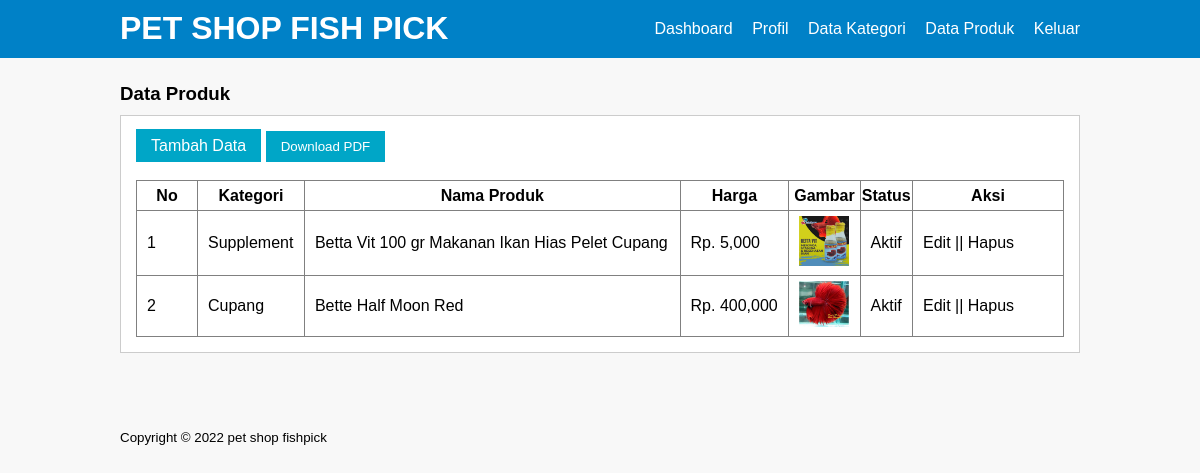
The app's page /data-produk.php (signed in) with its own data.
### tables this page shows
CREATE TABLE `tb_product` (
  `product_id` int(11) NOT NULL,
  `category_id` int(11) NOT NULL,
  `product_name` varchar(100) NOT NULL,
  `product_price` int(11) NOT NULL,
  `product_description` text NOT NULL,
  `product_image` varchar(100) NOT NULL,
  `product_status` tinyint(1) NOT NULL,
  `data_created` timestamp NOT NULL DEFAULT CURRENT_TIMESTAMP
);

CREATE TABLE `tb_category` (
  `category_id` int(11) NOT NULL,
  `category_name` varchar(25) NOT NULL
);

### data-produk.php (the view, shortened to what this page needs)
<?php
	include 'db.php';
?>
<!DOCTYPE html>
<html>
<head>
	<link rel="stylesheet" type="text/css" href="css/style.css">
</head>
<body>
	<header>
		<div class="container">
			<h1><a href="dashboard.php">PET SHOP FISH PICK</a></h1>
			<ul>
				<li><a href="dashboard.php">Dashboard</a></li>
				<li><a href="profil.php">Profil</a></li>
				<li><a href="data-kategori.php">Data Kategori</a></li>
				<li><a href="data-produk.php">Data Produk</a></li>
				<li><a href="keluar.php">Keluar</a></li>
			</ul>
		</div>
	</header>
	<div class="section">
		<div class="container" id="text">
			<h3>Data Produk</h3>
			<div class="box">
				<a href="tambah-produk.php" class="btn" >Tambah Data</a>
				<button id="downloadButton" onclick="downloadpdf()"  class="btn" >Download PDF</button>
				<br>
				<br>
				<table border="1" cellspacing="0" class="table" id="table1" >
					<thead>
						<tr>
							<th width="60px">No</th>
							<th>Kategori</th>
							<th>Nama Produk</th>
							<th>Harga</th>
							<th>Gambar</th>
							<th>Status</th>
							<th width="150px">Aksi</th>
						</tr>
					</thead>
					<tbody>
						<?php
							$no = 1;
							$produk = mysqli_query($conn, "SELECT * FROM tb_product LEFT JOIN tb_category USING (category_id) ORDER BY product_id DESC");
							if(mysqli_num_rows($produk) > 0){
							while($row = mysqli_fetch_array($produk)){
						?>
						<tr>
							<td><?php echo $no++ ?></td>
							<td><?php echo $row['category_name'] ?></td>
							<td><?php echo $row['product_name'] ?></td>
							<td>Rp. <?php echo number_format($row['product_price']) ?></td>
							<td><a href="produk/<?php echo $row['product_image'] ?>" target="_blank"> <img src="produk/<?php echo $row['product_image'] ?>" width="50px"> </a></td>
							<td><?php echo ($row['product_status'] == 0)? 'Tidak Aktif':'Aktif'; ?></td>
							<td>
								<a href="edit-produk.php?id=<?php echo $row['product_id'] ?>">Edit</a> || <a href="proses-hapus.php?idp=<?php echo $row['product_id'] ?>" onclick="return confirm('Yakin ingin hapus ?')">Hapus</a>
							</td>
						</tr>
						<?php }}else{ ?>
							<tr>
								<td colspan="7">Tidak ada data</td>
							</tr>
						<?php } ?>
					</tbody>
		</table>
	</div>
	</div>
	</div>
	<footer>
		<div class="container">
			<small>Copyright &copy; 2022 pet shop fishpick </small>
		</div>
</footer>
</body>
</html>

### css/style.css (style rules this page uses)
* { padding: 0; margin: 0; font-family: sans-serif; }
body { background-color: #f8f8f8; }
a { color: inherit; text-decoration: none; }
.btn { padding: 8px 15px; background-color: #00a6c7; color: #fff; border: none; cursor: pointer; }
header { background-color: #0081c7; color: #fff; }
header h1 { float: left; padding: 10px 0; }
header ul { float: right; }
header ul li { display: inline-block; }
header ul li a { padding: 20px 0 20px 15px; display: inline-block; }
footer { padding: 25px 0; }
.container { width: 80%; margin: 0 auto; }
.container:after { content: ''; display: block; clear: both; }
.section { padding: 25px 0; }
.box { background-color: #fff; border: 1px solid #ccc; padding: 15px; box-sizing: border-box; margin: 10px 0 25px 0; }
.box:after { content: ''; display: block; clear: both; }
.table { width: 100%; border-collapse: collapse; }
.table tr { height: 30px; }
.table tr td { padding: 5px 10px; }

### records on screen
tb_product: category.category_name "Supplement", product_name "Betta Vit 100 gr Makanan Ikan Hias Pelet Cupang", product_price "5,000", product_image (picture), product_status "Aktif"
tb_product: category.category_name "Cupang", product_name "Bette Half Moon Red", product_price "400,000", product_image (picture), product_status "Aktif"
